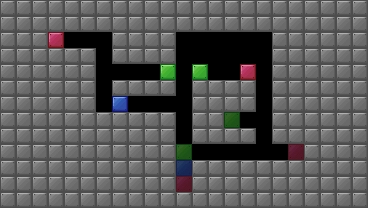

The image is a tile-based game level rendered from a .tmx file. Its description and complete source (layers, tilesets, objects, tile grids) follow:
An orthogonal 23x13 tile map with 16x16 px tiles, 4 tile layers (Wall, Block, Target, Misc), 2 tilesets.

<map version="1.4" tiledversion="1.4.3" orientation="orthogonal" renderorder="right-down" width="23" height="13" tilewidth="16" tileheight="16" infinite="0" nextlayerid="10" nextobjectid="1">
 <properties>
  <property name="SpawnX" type="int" value="47" />
  <property name="SpawnY" type="int" value="9" />
  <property name="WinX" type="int" value="10" />
  <property name="WinY" type="int" value="25" />
 </properties>
 <tileset firstgid="1" name="BASIC_II" tilewidth="16" tileheight="16" tilecount="12" columns="6">
  <image source="BASIC_II.png" width="96" height="32" />
 </tileset>
 <tileset firstgid="13" name="BASIC_BG_II" tilewidth="16" tileheight="16" tilecount="12" columns="6">
  <image source="BASIC_BG_II.png" width="96" height="32" />
 </tileset>
 <layer id="6" name="Wall" width="23" height="13">
  <data encoding="csv">
2,2,2,2,2,2,2,2,2,2,2,2,2,2,2,2,2,2,2,2,2,2,2,
2,2,2,2,2,2,2,2,2,2,2,2,2,2,2,2,2,2,2,2,2,2,2,
2,2,2,0,0,0,0,2,2,2,2,0,0,0,0,0,0,2,2,2,2,2,2,
2,2,2,2,2,2,0,2,2,2,2,0,0,0,0,0,0,2,2,2,2,2,2,
2,2,2,2,2,2,0,0,0,0,0,0,0,0,0,0,0,2,2,2,2,2,2,
2,2,2,2,2,2,0,2,2,2,2,0,2,2,2,2,0,2,2,2,2,2,2,
2,2,2,2,2,2,0,0,0,0,0,0,2,2,2,2,0,2,2,2,2,2,2,
2,2,2,2,2,2,2,2,2,2,2,0,2,2,0,0,0,2,2,2,2,2,2,
2,2,2,2,2,2,2,2,2,2,2,0,2,2,2,2,0,2,2,2,2,2,2,
2,2,2,2,2,2,2,2,2,2,2,0,0,0,0,0,0,0,0,2,2,2,2,
2,2,2,2,2,2,2,2,2,2,2,0,2,2,2,2,2,2,2,2,2,2,2,
2,2,2,2,2,2,2,2,2,2,2,0,2,2,2,2,2,2,2,2,2,2,2,
2,2,2,2,2,2,2,2,2,2,2,2,2,2,2,2,2,2,2,2,2,2,2
</data>
 </layer>
 <layer id="7" name="Block" width="23" height="13">
  <data encoding="csv">
0,0,0,0,0,0,0,0,0,0,0,0,0,0,0,0,0,0,0,0,0,0,0,
0,0,0,0,0,0,0,0,0,0,0,0,0,0,0,0,0,0,0,0,0,0,0,
0,0,0,4,0,0,0,0,0,0,0,0,0,0,0,0,0,0,0,0,0,0,0,
0,0,0,0,0,0,0,0,0,0,0,0,0,0,0,0,0,0,0,0,0,0,0,
0,0,0,0,0,0,0,0,0,0,7,0,7,0,0,4,0,0,0,0,0,0,0,
0,0,0,0,0,0,0,0,0,0,0,0,0,0,0,0,0,0,0,0,0,0,0,
0,0,0,0,0,0,0,9,0,0,0,0,0,0,0,0,0,0,0,0,0,0,0,
0,0,0,0,0,0,0,0,0,0,0,0,0,0,0,0,0,0,0,0,0,0,0,
0,0,0,0,0,0,0,0,0,0,0,0,0,0,0,0,0,0,0,0,0,0,0,
0,0,0,0,0,0,0,0,0,0,0,0,0,0,0,0,0,0,0,0,0,0,0,
0,0,0,0,0,0,0,0,0,0,0,0,0,0,0,0,0,0,0,0,0,0,0,
0,0,0,0,0,0,0,0,0,0,0,0,0,0,0,0,0,0,0,0,0,0,0,
0,0,0,0,0,0,0,0,0,0,0,0,0,0,0,0,0,0,0,0,0,0,0
</data>
 </layer>
 <layer id="9" name="Target" width="23" height="13">
  <data encoding="csv">
0,0,0,0,0,0,0,0,0,0,0,0,0,0,0,0,0,0,0,0,0,0,0,
0,0,0,0,0,0,0,0,0,0,0,0,0,0,0,0,0,0,0,0,0,0,0,
0,0,0,0,0,0,0,0,0,0,0,0,0,0,0,0,0,0,0,0,0,0,0,
0,0,0,0,0,0,0,0,0,0,0,0,0,0,0,0,0,0,0,0,0,0,0,
0,0,0,0,0,0,0,0,0,0,0,0,0,0,0,0,0,0,0,0,0,0,0,
0,0,0,0,0,0,0,0,0,0,0,0,0,0,0,0,0,0,0,0,0,0,0,
0,0,0,0,0,0,0,0,0,0,0,0,0,0,0,0,0,0,0,0,0,0,0,
0,0,0,0,0,0,0,0,0,0,0,0,0,0,19,0,0,0,0,0,0,0,0,
0,0,0,0,0,0,0,0,0,0,0,0,0,0,0,0,0,0,0,0,0,0,0,
0,0,0,0,0,0,0,0,0,0,0,19,0,0,0,0,0,0,16,0,0,0,0,
0,0,0,0,0,0,0,0,0,0,0,21,0,0,0,0,0,0,0,0,0,0,0,
0,0,0,0,0,0,0,0,0,0,0,16,0,0,0,0,0,0,0,0,0,0,0,
0,0,0,0,0,0,0,0,0,0,0,0,0,0,0,0,0,0,0,0,0,0,0
</data>
 </layer>
 <layer id="8" name="Misc" width="23" height="13">
  <data encoding="csv">
0,0,0,0,0,0,0,0,0,0,0,0,0,0,0,0,0,0,0,0,0,0,0,
0,0,0,0,0,0,0,0,0,0,0,0,0,0,0,0,0,0,0,0,0,0,0,
0,0,0,0,0,0,0,0,0,0,0,0,0,0,0,0,0,0,0,0,0,0,0,
0,0,0,0,0,0,0,0,0,0,0,0,0,0,0,0,0,0,0,0,0,0,0,
0,0,0,0,0,0,0,0,0,0,0,0,0,0,0,0,0,0,0,0,0,0,0,
0,0,0,0,0,0,0,0,0,0,0,0,0,0,0,0,0,0,0,0,0,0,0,
0,0,0,0,0,0,0,0,0,0,0,0,0,0,0,0,0,0,0,0,0,0,0,
0,0,0,0,0,0,0,0,0,0,0,0,0,0,0,0,0,0,0,0,0,0,0,
0,0,0,0,0,0,0,0,0,0,0,0,0,0,0,0,0,0,0,0,0,0,0,
0,0,0,0,0,0,0,0,0,0,0,0,0,0,0,0,0,0,0,0,0,0,0,
0,0,0,0,0,0,0,0,0,0,0,0,0,0,0,0,0,0,0,0,0,0,0,
0,0,0,0,0,0,0,0,0,0,0,0,0,0,0,0,0,0,0,0,0,0,0,
0,0,0,0,0,0,0,0,0,0,0,0,0,0,0,0,0,0,0,0,0,0,0
</data>
 </layer>
</map>
